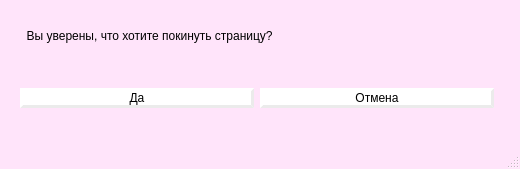
<?xml version="1.0" encoding="UTF-8"?>
<ui version="4.0">
 <class>MainWindow</class>
 <widget class="QMainWindow" name="MainWindow">
  <property name="geometry">
   <rect>
    <x>0</x>
    <y>0</y>
    <width>520</width>
    <height>169</height>
   </rect>
  </property>
  <property name="minimumSize">
   <size>
    <width>520</width>
    <height>169</height>
   </size>
  </property>
  <property name="maximumSize">
   <size>
    <width>520</width>
    <height>169</height>
   </size>
  </property>
  <property name="windowTitle">
   <string>Выход</string>
  </property>
  <property name="styleSheet">
   <string notr="true">QMainWindow
{
 background-color:rgb(255, 228, 250)
}
QLabel
{
	 font: 10pt &quot;Segoe Script&quot;;
	 color: rgb(0, 0, 0);
}

QPushButton
{	
	 font: 10pt &quot;Segoe Script&quot;;
	 background-color: rgb(255, 255, 255);
	 border-style: outset;
	 border-width: 3px;
	 border-color: rgb(235, 235, 235);
	 color: black;
}

QPushButton:hover
{
	background-color:rgb(247, 214, 239);
	border-width: 2px;
	border-color: rgb(235, 235, 235);
}

QPushButton:pressed
{
	background-color: rgb(231, 200, 225);
	border-width: 2px;
	border-color: rgb(235, 235, 235);
}</string>
  </property>
  <widget class="QWidget" name="centralwidget">
   <widget class="QWidget" name="layoutWidget">
    <property name="geometry">
     <rect>
      <x>20</x>
      <y>10</y>
      <width>474</width>
      <height>98</height>
     </rect>
    </property>
    <layout class="QVBoxLayout" name="verticalLayout">
     <item>
      <widget class="QLabel" name="label">
       <property name="text">
        <string>  Вы уверены, что хотите покинуть страницу?</string>
       </property>
      </widget>
     </item>
     <item>
      <spacer name="horizontalSpacer">
       <property name="orientation">
        <enum>Qt::Horizontal</enum>
       </property>
       <property name="sizeHint" stdset="0">
        <size>
         <width>40</width>
         <height>20</height>
        </size>
       </property>
      </spacer>
     </item>
     <item>
      <layout class="QHBoxLayout" name="horizontalLayout">
       <item>
        <widget class="QPushButton" name="pushButton_exit_yes">
         <property name="text">
          <string>Да</string>
         </property>
        </widget>
       </item>
       <item>
        <widget class="QPushButton" name="pushButton_exit_cancel">
         <property name="text">
          <string>Отмена</string>
         </property>
        </widget>
       </item>
      </layout>
     </item>
    </layout>
   </widget>
  </widget>
  <widget class="QMenuBar" name="menubar">
   <property name="geometry">
    <rect>
     <x>0</x>
     <y>0</y>
     <width>520</width>
     <height>26</height>
    </rect>
   </property>
  </widget>
  <widget class="QStatusBar" name="statusbar"/>
 </widget>
 <resources/>
 <connections/>
</ui>
